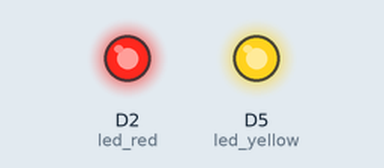
Bench run of a sketch on a simulated ESP8266 (NodeMCU). Parts: output pins drawn as LEDs (lit = HIGH).

Above: at 1.0 s.
At 3.0 s:
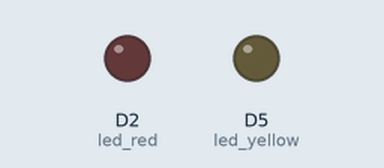
Timing chart, 0 to 5.2 s (numbered marks = the images above):
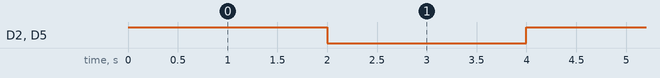

Measured:
- by itself, D2 (led_red), D5 (led_yellow): alternates HIGH for 2.0 s and LOW for 2.0 s

The sketch:

02._led_two_blink.ino
```cpp
/******************************************************************************************
 * FileName     : 02._led_two_blink
 * Description  : LED 두개를 켰다 껐다 해보기
 * Author       : 이인정
 * Created Date : 2021.05.28
 * Reference    :
 * Modified     : 2021.06.02 : LIJ : 헤더 수정
 * Modified     : 2021.06.02 : WDW : 필요없는 코드 삭제
 * Modified     : 2021.12.16 : LEH : 소스 크린징
******************************************************************************************/

int led_red    = D2;              // 빨강 LED
int led_yellow = D5;              // 노랑 LED


void setup() {
  pinMode(led_red, OUTPUT);       // 핀모드 설정
  pinMode(led_yellow, OUTPUT);    // 핀모드 설정
}


void loop() {
  digitalWrite(led_red, HIGH);    // 빨강 LED 켜기
  digitalWrite(led_yellow, HIGH); // 노랑 LED 켜기
  delay(2000);                    // 2초 기다리기

  digitalWrite(led_red, LOW);     // 빨강 LED 끄기
  digitalWrite(led_yellow, LOW);  // 노랑 LED 끄기
  delay(2000);                    // 2초 기다리기
}

//=========================================================================================
//
// (주)한국공학기술연구원 http://et.ketri.re.kr
//
//=========================================================================================
```
